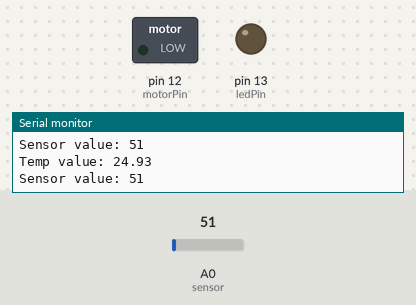
This sketch was run on a simulated Arduino Uno, built with avr-gcc and run on an emulated ATmega328P. Parts: switched loads named in the sketch (green lamp = pin HIGH), output pins drawn as LEDs (lit = HIGH), the last lines printed to the serial monitor. The test bench sets the inputs (shaded band); at power-on: A0 (sensor) = 51.

Above: at 5.8 s.
5.9 s: A0 (sensor) set to 56
At 14.6 s:
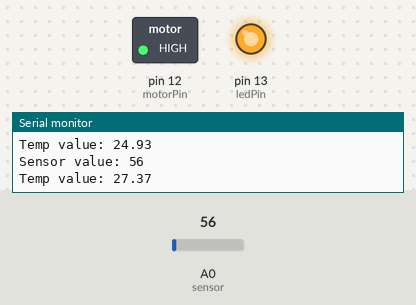
15.5 s: A0 (sensor) set to 30
At 24.7 s:
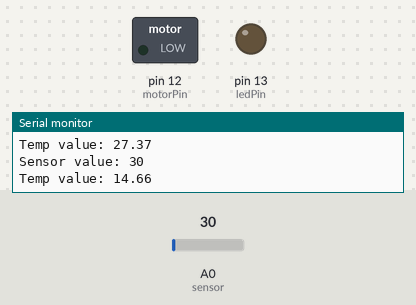
25.5 s: A0 (sensor) set to 61
At 34.7 s:
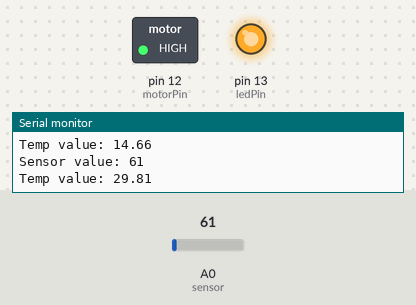
Timing chart, 0 to 36.2 s (numbered marks = the images above; inputs shaded):
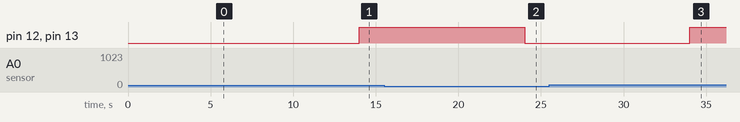

Measured:
- the behaviour switches between 51 and 52 on A0 (sensor) (found by bisection; images 0 and 1)
- after the input at 5.9 s, pin 12 (motorPin), pin 13 (ledPin): LOW → HIGH after 8.1 s
- after the input at 15.5 s, pin 12 (motorPin), pin 13 (ledPin): HIGH → LOW after 8.5 s
- after the input at 25.5 s, pin 12 (motorPin), pin 13 (ledPin): LOW → HIGH after 8.5 s

The sketch:

taller_sensor_lm35.ino
```cpp
// Definición de variables
float temp;
int sensorValue;

// Definición de pines
const int ledPin = 13;        // Pin del LED
const int motorPin = 12;      // Pin del ventilador

void setup() {
  pinMode(ledPin, OUTPUT);     // Configura el pin del LED como salida
  pinMode(motorPin, OUTPUT);   // Configura el pin del motor como salida
  Serial.begin(9600);          // Inicializa la comunicación serial
  Serial.println("###Temperature monitor###");
}

void loop() {
  sensorValue = analogRead(A0); // Lee el valor del sensor
  Serial.print("Sensor value: ");
  Serial.println(sensorValue);
  delay(2000);

  // Conversión a grados Celsius
  // El LM35DZ da 10 mV por grado Celsius, por lo que se multiplica por 100 para obtener la temperatura
  temp = sensorValue * (5.0 / 1023.0) * 100.0;
  Serial.print("Temp value: ");
  Serial.println(temp);
  delay(2000);

  // Validación 1: Temperatura inferior a 5 °C
  if (temp < 5) {
    digitalWrite(ledPin, HIGH); // Enciende el LED
    delay(500);                 // Espera 0.5 segundos
    digitalWrite(ledPin, LOW);  // Apaga el LED
    delay(500);                 // Espera 0.5 segundos
  }
  // Validación 2: Temperatura entre 6 °C y 25 °C
  else if (temp >= 6 && temp <= 25) {
    digitalWrite(ledPin, LOW);  // Apaga el LED
    digitalWrite(motorPin, LOW); // Apaga el ventilador
  }
  // Validación 3: Temperatura mayor a 25 °C
  else if (temp > 25) {
    digitalWrite(ledPin, HIGH); // Enciende el LED
    digitalWrite(motorPin, HIGH); // Enciende el ventilador
  }

  delay(1000); // Espera 1 segundo antes de la siguiente lectura
}
```
